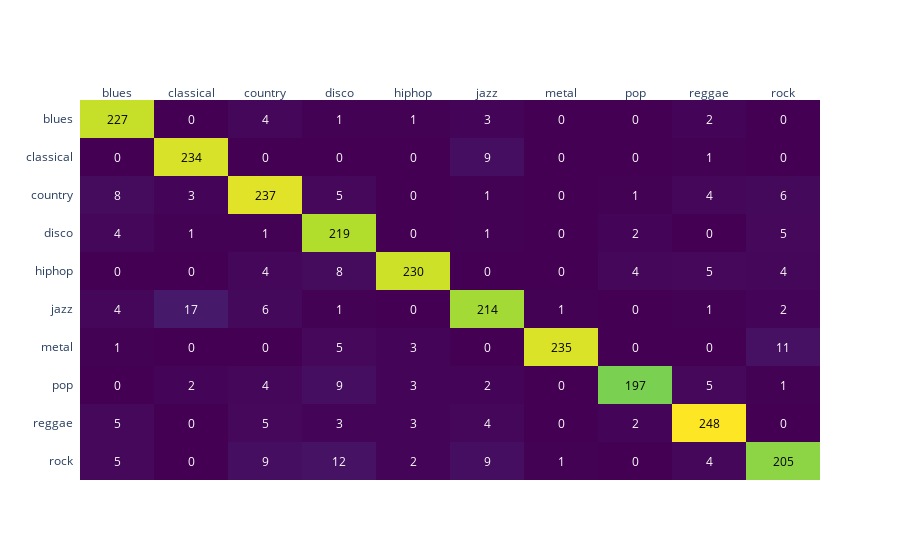

The cell this chart's notebook holds for it:
### Code cell
columns = list(df_3['label'].unique())
fig = ff.create_annotated_heatmap(confusion_matrix(y_test, y_pred), x=columns, y=columns, colorscale='viridis')
fig['layout']['yaxis']['autorange'] = "reversed"
fig.show()

### Figure 1 — Plotly figure (JSON) as saved in the notebook; plotly's stock layout.template omitted (floating-point values rounded to 4 significant figures)
{"data": [{"colorscale": [[0, "#440154"], [0.1111, "#482878"], [0.2222, "#3e4989"], [0.3333, "#31688e"], [0.4444, "#26828e"], [0.5556, "#1f9e89"], [0.6667, "#35b779"], [0.7778, "#6ece58"], [0.8889, "#b5de2b"], [1, "#fde725"]], "reversescale": false, "showscale": false, "type": "heatmap", "x": ["blues", "classical", "country", "disco", "hiphop", "jazz", "metal", "pop", "reggae", "rock"], "y": ["blues", "classical", "country", "disco", "hiphop", "jazz", "metal", "pop", "reggae", "rock"], "z": [[227, 0, 4, 1, 1, 3, 0, 0, 2, 0], [0, 234, 0, 0, 0, 9, 0, 0, 1, 0], [8, 3, 237, 5, 0, 1, 0, 1, 4, 6], [4, 1, 1, 219, 0, 1, 0, 2, 0, 5], [0, 0, 4, 8, 230, 0, 0, 4, 5, 4], [4, 17, 6, 1, 0, 214, 1, 0, 1, 2], [1, 0, 0, 5, 3, 0, 235, 0, 0, 11], [0, 2, 4, 9, 3, 2, 0, 197, 5, 1], [5, 0, 5, 3, 3, 4, 0, 2, 248, 0], [5, 0, 9, 12, 2, 9, 1, 0, 4, 205]]}], "layout": {"annotations": [{"font": {"color": "#000000"}, "showarrow": false, "text": "227", "x": "blues", "xref": "x", "y": "blues", "yref": "y"}, {"font": {"color": "#FFFFFF"}, "showarrow": false, "text": "0", "x": "classical", "xref": "x", "y": "blues", "yref": "y"}, {"font": {"color": "#FFFFFF"}, "showarrow": false, "text": "4", "x": "country", "xref": "x", "y": "blues", "yref": "y"}, {"font": {"color": "#FFFFFF"}, "showarrow": false, "text": "1", "x": "disco", "xref": "x", "y": "blues", "yref": "y"}, {"font": {"color": "#FFFFFF"}, "showarrow": false, "text": "1", "x": "hiphop", "xref": "x", "y": "blues", "yref": "y"}, {"font": {"color": "#FFFFFF"}, "showarrow": false, "text": "3", "x": "jazz", "xref": "x", "y": "blues", "yref": "y"}, {"font": {"color": "#FFFFFF"}, "showarrow": false, "text": "0", "x": "metal", "xref": "x", "y": "blues", "yref": "y"}, {"font": {"color": "#FFFFFF"}, "showarrow": false, "text": "0", "x": "pop", "xref": "x", "y": "blues", "yref": "y"}, {"font": {"color": "#FFFFFF"}, "showarrow": false, "text": "2", "x": "reggae", "xref": "x", "y": "blues", "yref": "y"}, {"font": {"color": "#FFFFFF"}, "showarrow": false, "text": "0", "x": "rock", "xref": "x", "y": "blues", "yref": "y"}, {"font": {"color": "#FFFFFF"}, "showarrow": false, "text": "0", "x": "blues", "xref": "x", "y": "classical", "yref": "y"}, {"font": {"color": "#000000"}, "showarrow": false, "text": "234", "x": "classical", "xref": "x", "y": "classical", "yref": "y"}, {"font": {"color": "#FFFFFF"}, "showarrow": false, "text": "0", "x": "country", "xref": "x", "y": "classical", "yref": "y"}, {"font": {"color": "#FFFFFF"}, "showarrow": false, "text": "0", "x": "disco", "xref": "x", "y": "classical", "yref": "y"}, {"font": {"color": "#FFFFFF"}, "showarrow": false, "text": "0", "x": "hiphop", "xref": "x", "y": "classical", "yref": "y"}, {"font": {"color": "#FFFFFF"}, "showarrow": false, "text": "9", "x": "jazz", "xref": "x", "y": "classical", "yref": "y"}, {"font": {"color": "#FFFFFF"}, "showarrow": false, "text": "0", "x": "metal", "xref": "x", "y": "classical", "yref": "y"}, {"font": {"color": "#FFFFFF"}, "showarrow": false, "text": "0", "x": "pop", "xref": "x", "y": "classical", "yref": "y"}, {"font": {"color": "#FFFFFF"}, "showarrow": false, "text": "1", "x": "reggae", "xref": "x", "y": "classical", "yref": "y"}, {"font": {"color": "#FFFFFF"}, "showarrow": false, "text": "0", "x": "rock", "xref": "x", "y": "classical", "yref": "y"}, {"font": {"color": "#FFFFFF"}, "showarrow": false, "text": "8", "x": "blues", "xref": "x", "y": "country", "yref": "y"}, {"font": {"color": "#FFFFFF"}, "showarrow": false, "text": "3", "x": "classical", "xref": "x", "y": "country", "yref": "y"}, {"font": {"color": "#000000"}, "showarrow": false, "text": "237", "x": "country", "xref": "x", "y": "country", "yref": "y"}, {"font": {"color": "#FFFFFF"}, "showarrow": false, "text": "5", "x": "disco", "xref": "x", "y": "country", "yref": "y"}, {"font": {"color": "#FFFFFF"}, "showarrow": false, "text": "0", "x": "hiphop", "xref": "x", "y": "country", "yref": "y"}, {"font": {"color": "#FFFFFF"}, "showarrow": false, "text": "1", "x": "jazz", "xref": "x", "y": "country", "yref": "y"}, {"font": {"color": "#FFFFFF"}, "showarrow": false, "text": "0", "x": "metal", "xref": "x", "y": "country", "yref": "y"}, {"font": {"color": "#FFFFFF"}, "showarrow": false, "text": "1", "x": "pop", "xref": "x", "y": "country", "yref": "y"}, {"font": {"color": "#FFFFFF"}, "showarrow": false, "text": "4", "x": "reggae", "xref": "x", "y": "country", "yref": "y"}, {"font": {"color": "#FFFFFF"}, "showarrow": false, "text": "6", "x": "rock", "xref": "x", "y": "country", "yref": "y"}, {"font": {"color": "#FFFFFF"}, "showarrow": false, "text": "4", "x": "blues", "xref": "x", "y": "disco", "yref": "y"}, {"font": {"color": "#FFFFFF"}, "showarrow": false, "text": "1", "x": "classical", "xref": "x", "y": "disco", "yref": "y"}, {"font": {"color": "#FFFFFF"}, "showarrow": false, "text": "1", "x": "country", "xref": "x", "y": "disco", "yref": "y"}, {"font": {"color": "#000000"}, "showarrow": false, "text": "219", "x": "disco", "xref": "x", "y": "disco", "yref": "y"}, {"font": {"color": "#FFFFFF"}, "showarrow": false, "text": "0", "x": "hiphop", "xref": "x", "y": "disco", "yref": "y"}, {"font": {"color": "#FFFFFF"}, "showarrow": false, "text": "1", "x": "jazz", "xref": "x", "y": "disco", "yref": "y"}, {"font": {"color": "#FFFFFF"}, "showarrow": false, "text": "0", "x": "metal", "xref": "x", "y": "disco", "yref": "y"}, {"font": {"color": "#FFFFFF"}, "showarrow": false, "text": "2", "x": "pop", "xref": "x", "y": "disco", "yref": "y"}, {"font": {"color": "#FFFFFF"}, "showarrow": false, "text": "0", "x": "reggae", "xref": "x", "y": "disco", "yref": "y"}, {"font": {"color": "#FFFFFF"}, "showarrow": false, "text": "5", "x": "rock", "xref": "x", "y": "disco", "yref": "y"}, {"font": {"color": "#FFFFFF"}, "showarrow": false, "text": "0", "x": "blues", "xref": "x", "y": "hiphop", "yref": "y"}, {"font": {"color": "#FFFFFF"}, "showarrow": false, "text": "0", "x": "classical", "xref": "x", "y": "hiphop", "yref": "y"}, {"font": {"color": "#FFFFFF"}, "showarrow": false, "text": "4", "x": "country", "xref": "x", "y": "hiphop", "yref": "y"}, {"font": {"color": "#FFFFFF"}, "showarrow": false, "text": "8", "x": "disco", "xref": "x", "y": "hiphop", "yref": "y"}, {"font": {"color": "#000000"}, "showarrow": false, "text": "230", "x": "hiphop", "xref": "x", "y": "hiphop", "yref": "y"}, {"font": {"color": "#FFFFFF"}, "showarrow": false, "text": "0", "x": "jazz", "xref": "x", "y": "hiphop", "yref": "y"}, {"font": {"color": "#FFFFFF"}, "showarrow": false, "text": "0", "x": "metal", "xref": "x", "y": "hiphop", "yref": "y"}, {"font": {"color": "#FFFFFF"}, "showarrow": false, "text": "4", "x": "pop", "xref": "x", "y": "hiphop", "yref": "y"}, {"font": {"color": "#FFFFFF"}, "showarrow": false, "text": "5", "x": "reggae", "xref": "x", "y": "hiphop", "yref": "y"}, {"font": {"color": "#FFFFFF"}, "showarrow": false, "text": "4", "x": "rock", "xref": "x", "y": "hiphop", "yref": "y"}, {"font": {"color": "#FFFFFF"}, "showarrow": false, "text": "4", "x": "blues", "xref": "x", "y": "jazz", "yref": "y"}, {"font": {"color": "#FFFFFF"}, "showarrow": false, "text": "17", "x": "classical", "xref": "x", "y": "jazz", "yref": "y"}, {"font": {"color": "#FFFFFF"}, "showarrow": false, "text": "6", "x": "country", "xref": "x", "y": "jazz", "yref": "y"}, {"font": {"color": "#FFFFFF"}, "showarrow": false, "text": "1", "x": "disco", "xref": "x", "y": "jazz", "yref": "y"}, {"font": {"color": "#FFFFFF"}, "showarrow": false, "text": "0", "x": "hiphop", "xref": "x", "y": "jazz", "yref": "y"}, {"font": {"color": "#000000"}, "showarrow": false, "text": "214", "x": "jazz", "xref": "x", "y": "jazz", "yref": "y"}, {"font": {"color": "#FFFFFF"}, "showarrow": false, "text": "1", "x": "metal", "xref": "x", "y": "jazz", "yref": "y"}, {"font": {"color": "#FFFFFF"}, "showarrow": false, "text": "0", "x": "pop", "xref": "x", "y": "jazz", "yref": "y"}, {"font": {"color": "#FFFFFF"}, "showarrow": false, "text": "1", "x": "reggae", "xref": "x", "y": "jazz", "yref": "y"}, {"font": {"color": "#FFFFFF"}, "showarrow": false, "text": "2", "x": "rock", "xref": "x", "y": "jazz", "yref": "y"}, {"font": {"color": "#FFFFFF"}, "showarrow": false, "text": "1", "x": "blues", "xref": "x", "y": "metal", "yref": "y"}, {"font": {"color": "#FFFFFF"}, "showarrow": false, "text": "0", "x": "classical", "xref": "x", "y": "metal", "yref": "y"}, {"font": {"color": "#FFFFFF"}, "showarrow": false, "text": "0", "x": "country", "xref": "x", "y": "metal", "yref": "y"}, {"font": {"color": "#FFFFFF"}, "showarrow": false, "text": "5", "x": "disco", "xref": "x", "y": "metal", "yref": "y"}, {"font": {"color": "#FFFFFF"}, "showarrow": false, "text": "3", "x": "hiphop", "xref": "x", "y": "metal", "yref": "y"}, {"font": {"color": "#FFFFFF"}, "showarrow": false, "text": "0", "x": "jazz", "xref": "x", "y": "metal", "yref": "y"}, {"font": {"color": "#000000"}, "showarrow": false, "text": "235", "x": "metal", "xref": "x", "y": "metal", "yref": "y"}, {"font": {"color": "#FFFFFF"}, "showarrow": false, "text": "0", "x": "pop", "xref": "x", "y": "metal", "yref": "y"}, {"font": {"color": "#FFFFFF"}, "showarrow": false, "text": "0", "x": "reggae", "xref": "x", "y": "metal", "yref": "y"}, {"font": {"color": "#FFFFFF"}, "showarrow": false, "text": "11", "x": "rock", "xref": "x", "y": "metal", "yref": "y"}, {"font": {"color": "#FFFFFF"}, "showarrow": false, "text": "0", "x": "blues", "xref": "x", "y": "pop", "yref": "y"}, {"font": {"color": "#FFFFFF"}, "showarrow": false, "text": "2", "x": "classical", "xref": "x", "y": "pop", "yref": "y"}, {"font": {"color": "#FFFFFF"}, "showarrow": false, "text": "4", "x": "country", "xref": "x", "y": "pop", "yref": "y"}, {"font": {"color": "#FFFFFF"}, "showarrow": false, "text": "9", "x": "disco", "xref": "x", "y": "pop", "yref": "y"}, {"font": {"color": "#FFFFFF"}, "showarrow": false, "text": "3", "x": "hiphop", "xref": "x", "y": "pop", "yref": "y"}, {"font": {"color": "#FFFFFF"}, "showarrow": false, "text": "2", "x": "jazz", "xref": "x", "y": "pop", "yref": "y"}, {"font": {"color": "#FFFFFF"}, "showarrow": false, "text": "0", "x": "metal", "xref": "x", "y": "pop", "yref": "y"}, {"font": {"color": "#000000"}, "showarrow": false, "text": "197", "x": "pop", "xref": "x", "y": "pop", "yref": "y"}, {"font": {"color": "#FFFFFF"}, "showarrow": false, "text": "5", "x": "reggae", "xref": "x", "y": "pop", "yref": "y"}, {"font": {"color": "#FFFFFF"}, "showarrow": false, "text": "1", "x": "rock", "xref": "x", "y": "pop", "yref": "y"}, {"font": {"color": "#FFFFFF"}, "showarrow": false, "text": "5", "x": "blues", "xref": "x", "y": "reggae", "yref": "y"}, {"font": {"color": "#FFFFFF"}, "showarrow": false, "text": "0", "x": "classical", "xref": "x", "y": "reggae", "yref": "y"}, {"font": {"color": "#FFFFFF"}, "showarrow": false, "text": "5", "x": "country", "xref": "x", "y": "reggae", "yref": "y"}, {"font": {"color": "#FFFFFF"}, "showarrow": false, "text": "3", "x": "disco", "xref": "x", "y": "reggae", "yref": "y"}, {"font": {"color": "#FFFFFF"}, "showarrow": false, "text": "3", "x": "hiphop", "xref": "x", "y": "reggae", "yref": "y"}, {"font": {"color": "#FFFFFF"}, "showarrow": false, "text": "4", "x": "jazz", "xref": "x", "y": "reggae", "yref": "y"}, {"font": {"color": "#FFFFFF"}, "showarrow": false, "text": "0", "x": "metal", "xref": "x", "y": "reggae", "yref": "y"}, {"font": {"color": "#FFFFFF"}, "showarrow": false, "text": "2", "x": "pop", "xref": "x", "y": "reggae", "yref": "y"}, {"font": {"color": "#000000"}, "showarrow": false, "text": "248", "x": "reggae", "xref": "x", "y": "reggae", "yref": "y"}, {"font": {"color": "#FFFFFF"}, "showarrow": false, "text": "0", "x": "rock", "xref": "x", "y": "reggae", "yref": "y"}, {"font": {"color": "#FFFFFF"}, "showarrow": false, "text": "5", "x": "blues", "xref": "x", "y": "rock", "yref": "y"}, {"font": {"color": "#FFFFFF"}, "showarrow": false, "text": "0", "x": "classical", "xref": "x", "y": "rock", "yref": "y"}, {"font": {"color": "#FFFFFF"}, "showarrow": false, "text": "9", "x": "country", "xref": "x", "y": "rock", "yref": "y"}, {"font": {"color": "#FFFFFF"}, "showarrow": false, "text": "12", "x": "disco", "xref": "x", "y": "rock", "yref": "y"}, {"font": {"color": "#FFFFFF"}, "showarrow": false, "text": "2", "x": "hiphop", "xref": "x", "y": "rock", "yref": "y"}, {"font": {"color": "#FFFFFF"}, "showarrow": false, "text": "9", "x": "jazz", "xref": "x", "y": "rock", "yref": "y"}, {"font": {"color": "#FFFFFF"}, "showarrow": false, "text": "1", "x": "metal", "xref": "x", "y": "rock", "yref": "y"}, {"font": {"color": "#FFFFFF"}, "showarrow": false, "text": "0", "x": "pop", "xref": "x", "y": "rock", "yref": "y"}, {"font": {"color": "#FFFFFF"}, "showarrow": false, "text": "4", "x": "reggae", "xref": "x", "y": "rock", "yref": "y"}, {"font": {"color": "#000000"}, "showarrow": false, "text": "205", "x": "rock", "xref": "x", "y": "rock", "yref": "y"}], "xaxis": {"dtick": 1, "gridcolor": "rgb(0, 0, 0)", "side": "top", "ticks": ""}, "yaxis": {"autorange": "reversed", "dtick": 1, "ticks": "", "ticksuffix": "  "}}}
